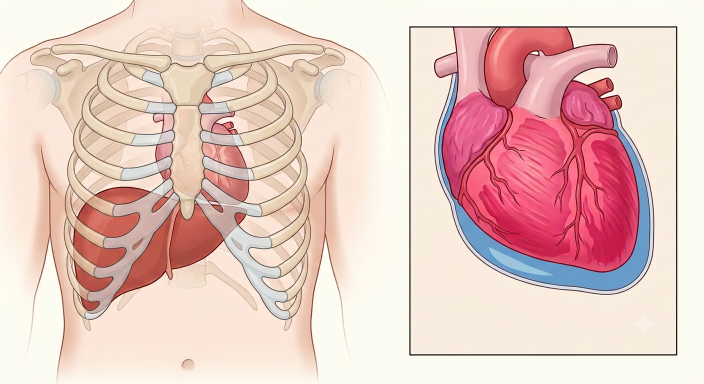
#> input picture docs/visual-assets/review-candidates/pericardiocentesis_needle_path_iter21_anatomy_only_base_fullres.png, 1408 x 768 px, found by its file name (shown at 1/2 size)
$ python create_pericardiocentesis_overlay.py
#> lines starting #> are read from the running program, lines starting #| are printed output that depends on the picture
from __future__ import annotations

from pathlib import Path
from PIL import Image, ImageDraw


BASE = Path(
    "docs/visual-assets/review-candidates/"
    "pericardiocentesis_needle_path_iter21_anatomy_only_base_fullres.png"
)
OUT = Path(
    "docs/visual-assets/review-candidates/"
    "pericardiocentesis_needle_path_iter21_hybrid_overlay_candidate.png"
)

DESIGN_WIDTH = 570
DESIGN_HEIGHT = 312


def line(draw: ImageDraw.ImageDraw, xy: tuple[float, float, float, float], fill, width: int) -> None:
    draw.line(xy, fill=fill, width=width, joint="curve")


def circle(draw: ImageDraw.ImageDraw, center: tuple[float, float], radius: float, fill, outline=None, width=1) -> None:
    x, y = center
    draw.ellipse((x - radius, y - radius, x + radius, y + radius), fill=fill, outline=outline, width=width)


def capsule_polygon(start: tuple[float, float], end: tuple[float, float], width: float) -> list[tuple[float, float]]:
    x1, y1 = start
    x2, y2 = end
    dx = x2 - x1
    dy = y2 - y1
    length = max((dx * dx + dy * dy) ** 0.5, 1)
    nx = -dy / length * width / 2
    ny = dx / length * width / 2
    return [(x1 + nx, y1 + ny), (x2 + nx, y2 + ny), (x2 - nx, y2 - ny), (x1 - nx, y1 - ny)]


def draw_rotated_capsule(
    draw: ImageDraw.ImageDraw,
    start: tuple[float, float],
    end: tuple[float, float],
    width: float,
    fill,
    outline=None,
    outline_width: int = 1,
) -> None:
    poly = capsule_polygon(start, end, width)
    draw.polygon(poly, fill=fill)
    if outline:
        draw.line(poly + [poly[0]], fill=outline, width=outline_width, joint="curve")


def main() -> None:
    scale = 2
    base = Image.open(BASE).convert("RGBA")
#> base is the input picture: PIL image 1408x768 RGBA; mean R, G, B, A 231.5, 200.2, 193.6, 255
    canvas = base.resize((base.width * scale, base.height * scale), Image.Resampling.LANCZOS)
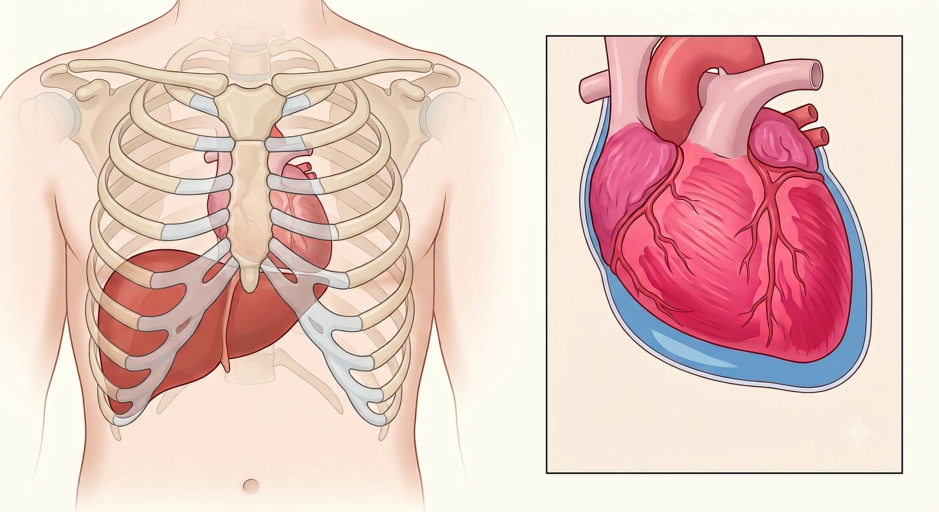
#> canvas: PIL image 2816x1536 RGBA (shown at 1/3 size); mean R, G, B, A 231.4, 200.2, 193.6, 255
    draw = ImageDraw.Draw(canvas, "RGBA")
    sx = base.width / DESIGN_WIDTH
#> sx = 2.47
    sy = base.height / DESIGN_HEIGHT
#> sy = 2.46

    def spt(x: float, y: float) -> tuple[float, float]:
        return x * sx * scale, y * sy * scale

    def sxy(x1: float, y1: float, x2: float, y2: float) -> tuple[float, float, float, float]:
        return x1 * sx * scale, y1 * sy * scale, x2 * sx * scale, y2 * sy * scale

    metal = (58, 74, 86, 245)
    metal_mid = (128, 151, 164, 230)
    metal_light = (232, 239, 242, 240)
    glass = (218, 236, 242, 88)
    teal = (23, 132, 165, 235)
    shadow = (30, 40, 48, 45)

    # Main torso overlay: a real-looking syringe/needle, fully inside the card.
    # It enters just inferior to the xiphoid, travels as a forward slash, and
    # stays visibly above/right of the liver rather than crossing it.
    barrel_start = (116, 286)
    barrel_end = (168, 238)
    hub = (176, 231)
    entry = (186, 209)
    tip = (252, 170)

    # Soft shadow.
    line(draw, sxy(*barrel_start, *barrel_end), shadow, 14 * scale)
    line(draw, sxy(*hub, *tip), shadow, 4 * scale)

    # Syringe barrel: translucent body with a subtle metal outline.
    draw_rotated_capsule(
        draw,
        spt(*barrel_start),
        spt(*barrel_end),
        9 * scale,
        glass,
        metal_mid,
        2 * scale,
    )
    line(draw, sxy(126, 279, 158, 249), (255, 255, 255, 105), 1 * scale)

    # Plunger and finger flange sit inside the card rather than being clipped.
    line(draw, sxy(100, 302, 116, 286), metal, 2 * scale)
    line(draw, sxy(92, 294, 109, 311), metal, 2 * scale)
    line(draw, sxy(110, 312, 122, 300), metal, 2 * scale)

    # Hub and needle shaft.
    line(draw, sxy(163, 232, 177, 246), metal, 2 * scale)
    draw_rotated_capsule(draw, spt(168, 233), spt(182, 219), 4 * scale, metal_light, metal, 1 * scale)
    line(draw, sxy(*hub, *tip), metal_light, 3 * scale)
    line(draw, sxy(*entry, *tip), metal, 1 * scale)

    # Inset overlay: a separate magnified needle tip stopping in the external blue fluid crescent.
    inset_hub = (352, 284)
    inset_tip = (480, 238)
    line(draw, sxy(*inset_hub, *inset_tip), shadow, 4 * scale)
    line(draw, sxy(*inset_hub, *inset_tip), metal_light, 2 * scale)
    line(draw, sxy(438, 253, *inset_tip), metal, 1 * scale)
    circle(draw, spt(*inset_tip), 1.9 * scale, teal, (255, 255, 255, 230), 1 * scale)

    result = canvas.resize(base.size, Image.Resampling.LANCZOS)
    OUT.parent.mkdir(parents=True, exist_ok=True)
    result.save(OUT)
    print(OUT)


if __name__ == "__main__":
    main()
